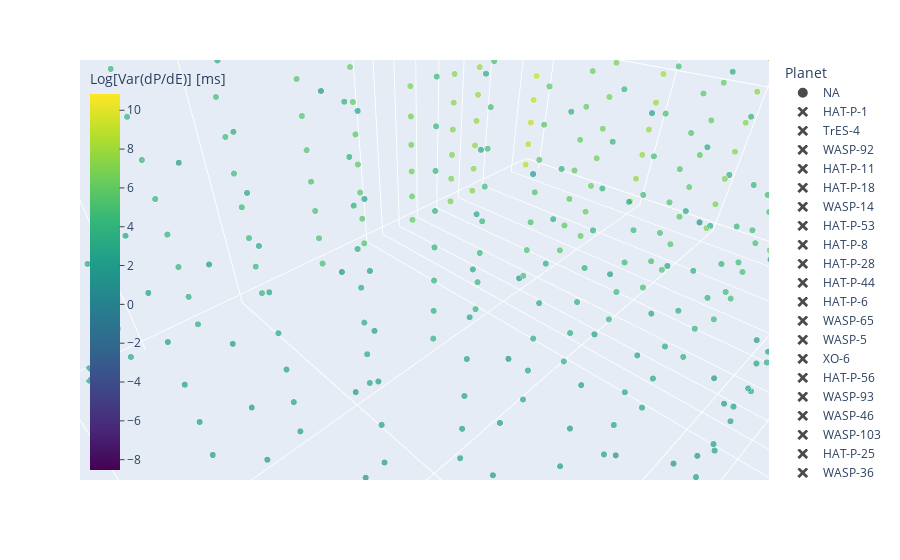

The notebook cell saved with this chart:
### Code cell
labels = {"measurement_unc": "Measurement uncertainty [s]", "transit_spacing": "Transit spacing", "transit_count": "Transit count", "planet": "Planet", "log_decay_rate_variance": "Log[Var(dP/dE)] [ms]"}
fig = px.scatter_3d(df, x="transit_count", y="transit_spacing", z="measurement_unc", symbol="planet", size="marker_size", symbol_map={"NA": "circle"}, symbol_sequence=["x"], color="log_decay_rate_variance", color_continuous_scale=px.colors.sequential.Viridis, log_x=True, log_y=True, log_z=True, labels=labels, height=1000)
fig.update_layout(coloraxis_colorbar=dict(yanchor="top", y=1, x=0,
                                          ticks="outside"))
fig.show()
